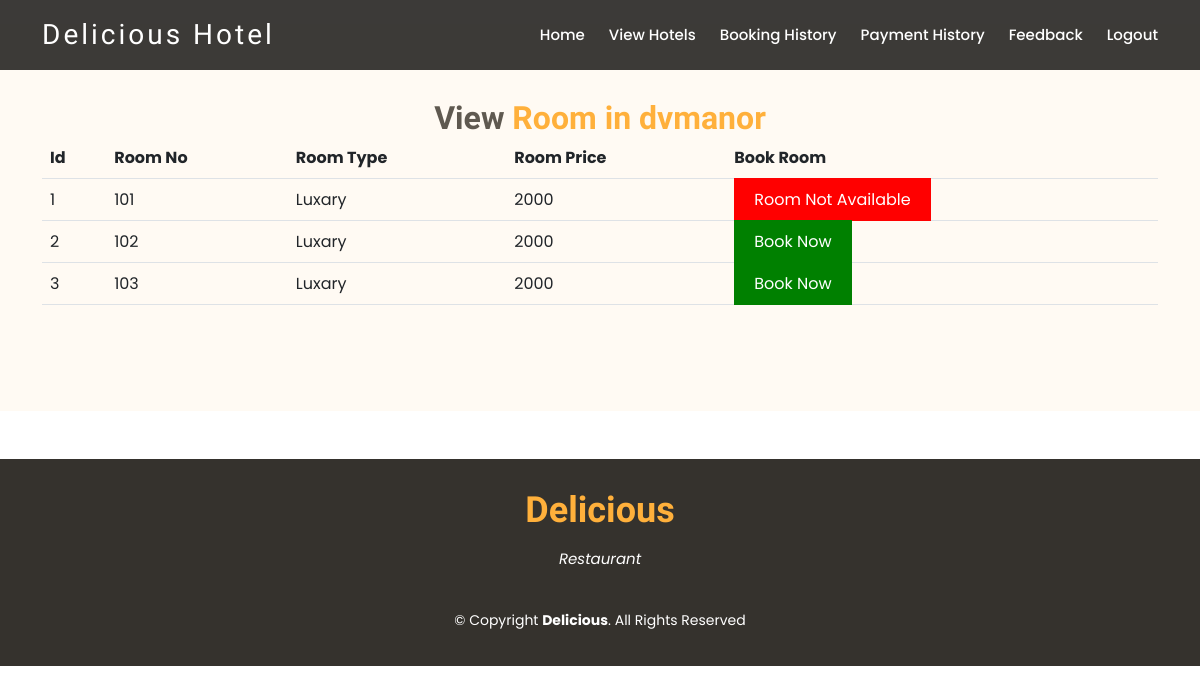
/ViewHotelRooms.php?id=1&hname=dvmanor, run on the app's committed database.
### tables this page shows
CREATE TABLE `room` (
  `id` int(11) NOT NULL,
  `Roomno` varchar(30) NOT NULL,
  `type` varchar(30) NOT NULL,
  `price` int(11) NOT NULL,
  `hotelid` int(11) NOT NULL
);

### ViewHotelRooms.php (the view, shortened to what this page needs)
<html>
<head>
  <link href=" assets/vendor/animate.css/animate.min.css  " rel="stylesheet">
  <link href=" assets/vendor/bootstrap/css/bootstrap.min.css  " rel="stylesheet">
  <link href=" assets/vendor/bootstrap-icons/bootstrap-icons.css  " rel="stylesheet">
  <link href=" assets/vendor/boxicons/css/boxicons.min.css  " rel="stylesheet">
  <link href=" assets/vendor/glightbox/css/glightbox.min.css  " rel="stylesheet">
  <link href=" assets/vendor/swiper/swiper-bundle.min.css  " rel="stylesheet">
  <link href=" assets/css/style.css  " rel="stylesheet">
</head>
<body>
    <header id="header" class="fixed-top d-flex align-items-center header-transparent">
        <div class="container-fluid container-xl d-flex align-items-center justify-content-between">
          <div class="logo me-auto">
            <h1><a href="index2.html">Delicious Hotel</a></h1>
          </div>
          <?php
             require_once "customermenu.php";
          ?>
        </div>
      </header>
      <main id="main">
      <br>
      <section id="about" class="about">
  <?php
       require_once "connect.php";
       $id=$_GET['id'];
       $sql = "SELECT * FROM room where hotelid=$id";
        $stmt = $conn->prepare($sql);
        $stmt->execute();
        $result = $stmt->get_result();
?>
 <?php
   function checkRoomAvailability($roomid)
   {
     require "connect.php";
     $date = date("Y/m/d");
     $sql = "SELECT * FROM booking where rid =$roomid and checkIn <='$date' and checkOut>='$date'";
     $stmt = $conn->prepare($sql);
        $stmt->execute();
        $res = $stmt->get_result();
         if($row = mysqli_fetch_array($res))
     {
         return 1;
     }
     else
     {
      return 0;
     }
  }
 ?>
    <div class="container">
      <div class="section-title">
        <h2>View <span>Room in <?php echo $_GET['hname']; ?></span></h2>
           <table class="table table-border" >
            <tr>
                <th>Id</th>
                <th>Room No</th>
                <th>Room Type</th>
                <th>Room Price</th>
                <th>Book Room</th>
            </tr>
        <?php
     if ($result->num_rows > 0) {
    while ($row = $result->fetch_array()) {
        ?>
        <tr>
            <td><?php echo $row[0]; ?></td>
            <td><?php echo $row[1]; ?></td>
            <td><?php echo $row[2]; ?></td>
            <td><?php echo $row[3]; ?></td>
            <?php
               $x= checkRoomAvailability($row[0]);
               if($x==0)
               {
            ?>
            <td><a style="background-color:green;color:white;padding:10px 20px;"  href='BookRoom.php?id=<?php echo $row[0]; ?>'>Book Now</a></td>
              <?php
               }
               else
               {
                ?>
               <td><a style="background-color:red;color:white;padding:10px 20px;" href="">Room Not Available</a></td>
                <?php
               }
              ?>
          </tr>
<?php
    }
}
   ?>
            </table>
         </div>
    </div>
  </section>
  <div style="clear:both">
           <br><br>
    </div>
</main>
       <footer id="footer">
        <div class="container">
          <h3>Delicious</h3>
          <p>Restaurant</p>
          <div class="copyright">
            &copy; Copyright <strong><span>Delicious</span></strong>. All Rights Reserved
          </div>
        </div>
      </footer>
</body>
</html>

### assets/css/style.css (style rules this page uses)
body { font-family: "Poppins", sans-serif; color: #444444; }
a { text-decoration: none; color: #ffb03b; }
h1, h2, h3, h4, h5, h6 { font-family: "Satisfy", sans-serif; }
#header { top: 0px; height: 70px; z-index: 997; transition: all 0.5s; padding: 10px 0; background: rgba(26, 24, 22, 0.85); }
#header.header-transparent { background: rgba(26, 24, 22, 0.85); }
#header .logo h1 { font-size: 28px; margin: 0; line-height: 1; font-weight: 400; letter-spacing: 3px; }
#header .logo h1 a, #header .logo h1 a:hover { color: #fff; text-decoration: none; }
section { padding: 60px 0; }
.section-title { text-align: center; padding-bottom: 30px; }
.section-title h2 { margin: 15px 0 0 0; font-size: 32px; font-weight: 700; color: #5f5950; }
.section-title h2 span { color: #ffb03b; }
.about { background: #fffaf3; }
#footer { background: #35322d; color: #fff; font-size: 14px; text-align: center; padding: 30px 0; }
#footer h3 { font-size: 36px; font-weight: 700; color: #ffb03b; position: relative; padding: 0; margin: 0 0 15px 0; }
#footer p { font-size: 15; font-style: italic; padding: 0; margin: 0 0 40px 0; }
#footer .copyright { margin: 0 0 5px 0; }

### data on the page
room: id "1", Roomno "101", type "Luxary", price "2000", shows "Room Not Available"
room: id "2", Roomno "102", type "Luxary", price "2000"
room: id "3", Roomno "103", type "Luxary", price "2000"

### other printed values
$_GET['hname'] "dvmanor"
